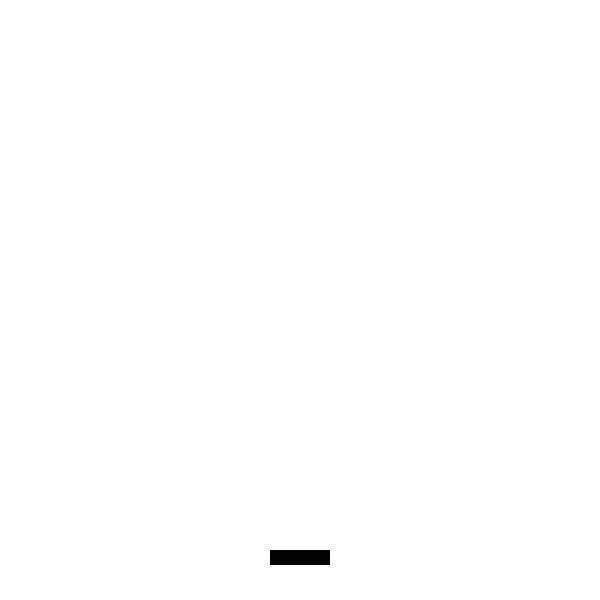
Frame 1 (no input)
Frame 60 (the mouse pressed at the canvas centre just before this capture): identical to frame 1, image omitted
Frame 120 (the mouse held since frame 60 and released just before this capture): identical to frame 1, image omitted

The Processing sketch that drew this single still picture (run headless with seeded random() and noise(); from frame 60 on, the mouse is pressed at the canvas centre):

// Processing sketch: Racket
// ── Racket.pde
int racketX=270,racketSize=60;

void setup() {
  size(600, 600);
  noStroke();
}

void draw() {
  if (racketX+60<=600 && keyPressed && key==CODED && keyCode==RIGHT)
    racketX+=5;
  if (racketX>=0 && keyPressed && key==CODED && keyCode==LEFT)
    racketX-=5;
  background(255);
  fill(0);
  rect(racketX, 550, racketSize, 15);
}
